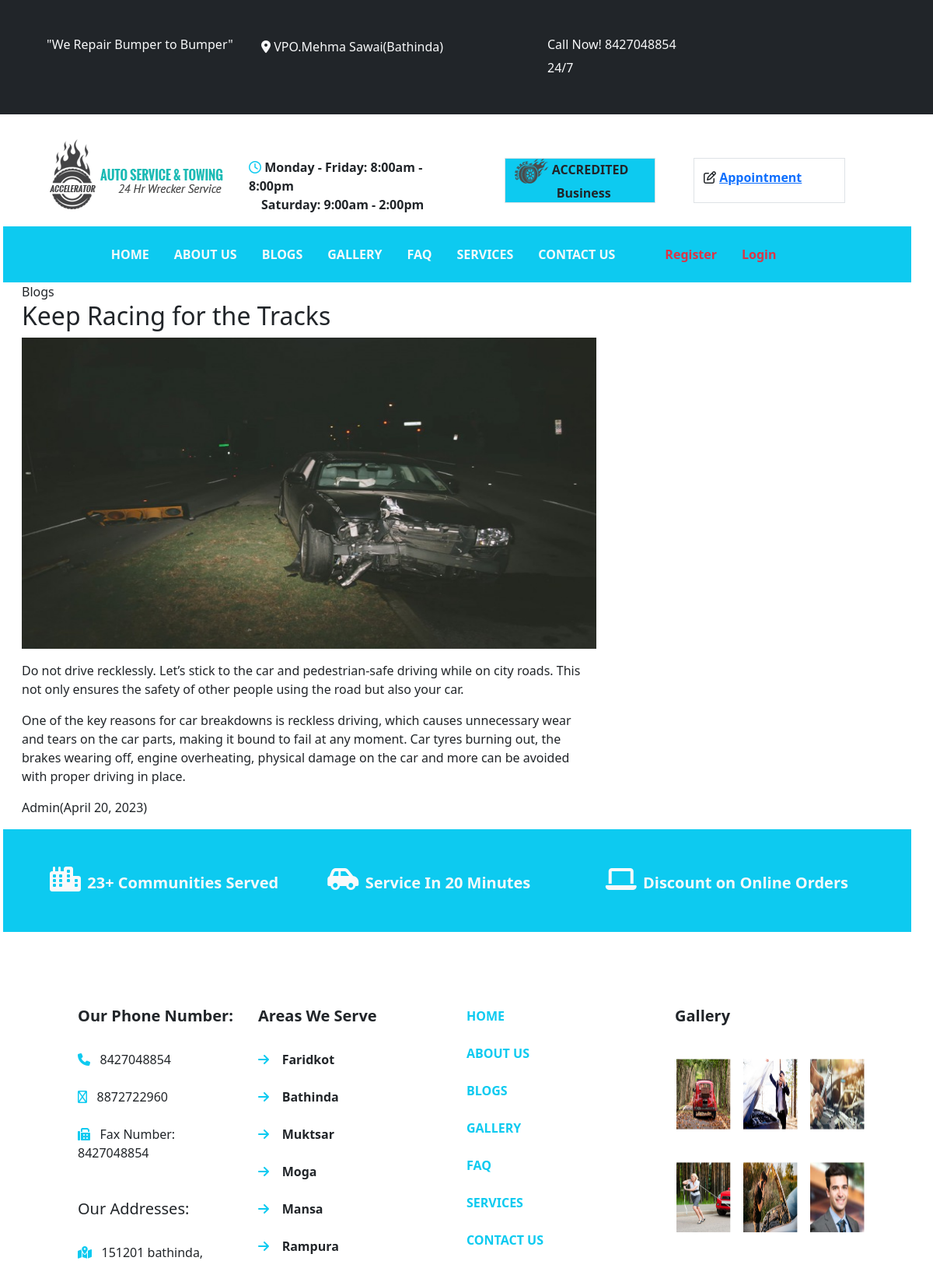
The app's page /blogdetail/4 with its own data.
### vehicle/models.py (models this page shows, shortened)
class blog(models.Model):
    tittle=models.CharField(max_length=100)
    description=HTMLField()
    photo=models.ImageField(upload_to='blog/')
    postby=models.CharField(max_length=50,default="Admin")
    poston=models.DateField(default=datetime.date.today())
    class Meta:
        db_table="blogs"

### vehicle/views.py (the view)
# urls.py: path('blogdetail/<int:id>',views.blogdetailview),
def blogdetailview(request,id):
    b=blog.objects.get(id=id)
    return render(request,"blogdetail.html",{'b':b})

### vehicle/templates/blogdetail.html
{% extends 'base.html' %}
{% load static %}
{% block content %}
<div class="row">
    <div class="col-md-12">
        Blogs
    </div>
    <div class="col-md-8">
        <h2>{{ b.tittle }}</h2>
        <img src="/media/{{ b.photo }}" width="100%" height="400" />
        <p>{{ b.description|safe }}</p>
        <p>{{ b.postby }}({{ b.poston }})</p>
    </div>
</div>
{% endblock %}

### records on screen
blog: tittle "Keep Racing for the Tracks", photo (picture), description "Do not drive recklessly. Let’s stick to the car and pedestrian-safe driving while on city roads. This not only ensures the safety of other people using the road but also your car. One of the key reasons for car breakdowns is reckless driving, which causes unnecessary wear and tears on the car parts, making it bound to fail at any moment. Car tyres burning out, the brakes wearing off, engine overheating, physical damage on the car and more can be avoided with proper driving in place.", postby "Admin", poston "April 20, 2023"
